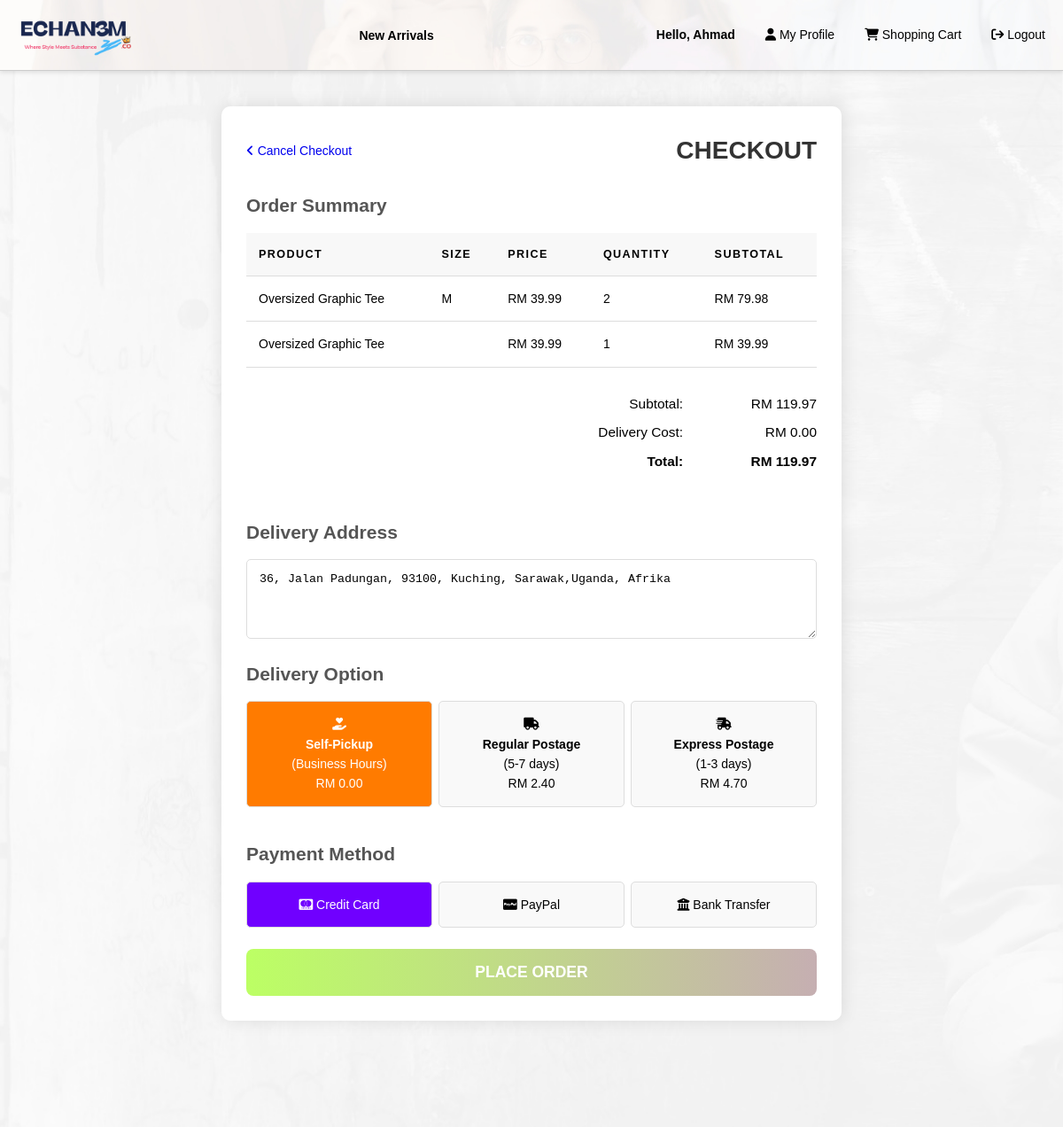
/page/checkout.php (signed in), run on the app's committed database.
### tables this page shows
CREATE TABLE `carts` (
  `id` int(11) NOT NULL,
  `user_id` int(11) NOT NULL,
  `product_id` int(11) NOT NULL,
  `quantity` int(11) NOT NULL DEFAULT 1,
  `size` varchar(100) NOT NULL,
  `added_at` timestamp NOT NULL DEFAULT current_timestamp()
);

CREATE TABLE `products` (
  `id` int(11) NOT NULL,
  `name` varchar(100) NOT NULL,
  `description` text DEFAULT NULL,
  `price` decimal(10,2) NOT NULL,
  `sizes` longtext NOT NULL CHECK (json_valid(`sizes`)),
  `category` varchar(100) NOT NULL,
  `gendertype` varchar(100) NOT NULL,
  `stock` int(11) NOT NULL,
  `image_url` varchar(255) DEFAULT NULL,
  `created_at` timestamp NOT NULL DEFAULT current_timestamp()
);

CREATE TABLE `customers` (
  `id` int(11) NOT NULL,
  `firstname` varchar(100) NOT NULL,
  `lastname` varchar(100) NOT NULL,
  `email` varchar(100) NOT NULL,
  `phone` varchar(15) DEFAULT NULL,
  `address` text DEFAULT NULL,
  `password` varchar(255) NOT NULL,
  `created_at` timestamp NOT NULL DEFAULT current_timestamp()
);

### page/checkout.php (the view, shortened to what this page needs)
<?php
    include('../incl/web_title_alt.html');
    if (!isset($_SESSION['user_id'])) {
        header('Location: ../access/login.php');
        exit();
    } else {
        $profile_button = '<a href="profile.php"><i class="fas fa-user"></i> My Profile</a>';
        $log_button = '<a href="../access/logout.php" onclick="return confirm(\'Are you sure you want to logout?\')"><i class="fas fa-sign-out"></i> Logout</a>';
    }
    $customer_id = $_SESSION['user_id'];
    $total = 0;
    $items = [];
    $address = '';
    if (isset($_GET['id']) && isset($_GET['size']) && isset($_GET['quantity'])) {
        $product_id = mysqli_real_escape_string($dbc, $_GET['id']);
        $size = mysqli_real_escape_string($dbc, $_GET['size']);
        $quantity = (int)$_GET['quantity'];
        $q = "SELECT name, price FROM products WHERE id = '$product_id'";
        $r = mysqli_query($dbc, $q);
        if ($r && mysqli_num_rows($r) > 0) {
            $product = mysqli_fetch_assoc($r);
            $items[] = [
                'id' => $product_id,
                'name' => $product['name'],
                'price' => $product['price'],
                'quantity' => $quantity,
                'size' => $size
            ];
            $total += $product['price'] * $quantity;
        } else {
            die('Error fetching product details: ' . mysqli_error($dbc));
        }
    } else {
        $q = "SELECT p.id, p.name, p.price, c.quantity, c.size
            FROM carts c
            JOIN products p ON c.product_id = p.id
            WHERE c.user_id = '$customer_id'";
        $r = mysqli_query($dbc, $q);
        while ($item = mysqli_fetch_assoc($r)) {
            $items[] = $item;
            $total += $item['price'] * $item['quantity'];
        }
    }
    $q = "SELECT address FROM customers WHERE id = '$customer_id'";
    $r = mysqli_query($dbc, $q);
    if ($r && mysqli_num_rows($r) > 0) {
        $customer = mysqli_fetch_assoc($r);
        $address = $customer['address'];
    }
?>
    <body style="margin: 0;">
        <div class="bg-aest" style="background-image: url('../resources/bg1.jpg');">
            <div class="payment">
                <div>
                    <a href="javascript:window.history.back();">
                        <i class="fa fa-angle-left"></i>
                        Cancel Checkout
                    </a>
                    <h1>CHECKOUT</h1>
                </div>
                <h2>Order Summary</h2>
                <table>
                    <thead>
                        <tr>
                            <th>Product</th>
                            <th>Size</th>
                            <th>Price</th>
                            <th>Quantity</th>
                            <th>Subtotal</th>
                        </tr>
                    </thead>
                    <tbody>
                        <?php foreach ($items as $item): ?>
                            <tr>
                                <td><?php echo htmlspecialchars($item['name']); ?></td>
                                <td><?php echo htmlspecialchars($item['size']); ?></td>
                                <td>RM <?php echo number_format($item['price'], 2); ?></td>
                                <td><?php echo htmlspecialchars($item['quantity']); ?></td>
                                <td>RM <?php echo number_format($item['price'] * $item['quantity'], 2); ?></td>
                            </tr>
                        <?php endforeach; ?>
                    </tbody>
                </table>
                <table class="tb-total">
                    <colgroup>
                        <col style="width:50%"/>
                        <col style="width:50%"/>
                    </colgroup>
                    <tr>
                        <td></td>
                        <td>
                            <table>
                                <tr>
                                    <td style="font-size: 1.1rem; text-align: right;">Subtotal:</td>
                                    <td style="font-size: 1.1rem; text-align: right; padding-left: 10px;">  RM <span id="subtotal"><?php echo number_format($total, 2); ?></span>
                                    </td>
                                </tr>
                                <tr>
                                    <td style="font-size: 1.1rem; text-align: right;">Delivery Cost:</td>
                                    <td style="font-size: 1.1rem; text-align: right; padding-left: 10px;">  RM <span id="delivery-cost">0.00</span>
                                    </td>
                                </tr>
                                <tr>
                                    <td style="font-size: 1.1rem; text-align: right;">
                                        <strong>Total:</strong>
                                    </td>
                                    <td style="font-size: 1.1rem; text-align: right; padding-left: 10px;">  <strong>RM <span id="total"><?php echo number_format($total, 2); ?></span></strong>
                                    </td>
                                </tr>
                            </table>
                        </td>
                    </tr>
                </table>
                <h2>Delivery Address</h2>
                <form action="handler/cus_pay_process.php" method="post">
                    <div class="address-section">
                        <textarea name="address" id="address" rows="4" placeholder="Enter your address" required><?php echo htmlspecialchars($address); ?></textarea>
                    </div>
                    <h2>Delivery Option</h2>
                    <div class="delivery-method">
                        <label for="self-pickup">
                            <i class="fa-solid fa-hand-holding-heart"></i>
                            <h4>Self-Pickup</h4>
                            <p>(Business Hours)</p>
                            <p>RM 0.00</p>
                        </label>
                        <label for="regular_postage">
                            <i class="fa-solid fa-truck"></i>
                            <h4>Regular Postage</h4>
                            <p>(5-7 days)</p>
                            <p>RM 2.40</p>
                        </label>
                        <label for="express_postage">
                            <i class="fa-solid fa-truck-fast"></i>
                            <h4>Express Postage</h4>
                            <p>(1-3 days)</p>
                            <p>RM 4.70</p>
                        </label>
                    </div>
                    <h2>Payment Method</h2>
                    <div class="payment-method">
                        <label for="credit_card"><i class="fab fa-cc-mastercard"></i> Credit Card</label>
                        <label for="paypal"><i class="fab fa-cc-paypal"></i> PayPal</label>
                        <label for="bank_transfer"><i class="fas fa-university"></i> Bank Transfer</label>
                    </div>
                    <button type="submit" id="checkout-btn" class="grad-fx-plus" onclick="return confirm('Are you sure you want to confirm and pay?');">PLACE ORDER</button>
                </form>
            </div>
        </div>
    </body>
</html>

### css/stail-iii.css (style rules this page uses)
html { font-family: 'Palanquin', sans-serif; font-size: 14px; }
body { display: flex; flex-direction: column; align-items: center; }
header { display: flex; justify-content: space-between; align-items: center; padding: 1rem 2rem; background-color: #fff; position: sticky; top: 0; z-index: 10; box-shadow: 0 2px 5px rgba(0, 0, 0, 0.1); }
a { text-decoration: none; transition: all 0.2s ease-in-out; }
.bg-aest { width: 100%; height: 100%; background-size: cover; background-repeat: no-repeat; background-attachment: fixed; overflow: hidden; }
.nav-links { display: flex; }
.dropdown .dropbtn { background-color: transparent; border: none; cursor: pointer; padding: 0.5rem 1rem; font-size: 1rem; color: #000; }
.account-section { display: flex; }
.account-section a { margin-left: 1rem; color: #000; text-decoration: none; }
.payment { background: #fff; padding: 2rem; margin: 15vh auto; border-radius: 10px; box-shadow: 0 0 20px rgba(0, 0, 0, 0.1); max-width: 700px; width: 100%; }
.payment div { display: flex; align-items: center; justify-content: space-between; }
.payment h1 { text-align: right; color: #333; font-size: 2rem; }
.payment h2 { color: #555; font-size: 1.5rem; margin-bottom: 1rem; }
table { width: 100%; border-collapse: collapse; margin-bottom: 1.5rem; }
table th, table td { padding: 1rem; text-align: left; border-bottom: 1px solid #ddd; }
table th { background-color: #f8f8f8; text-transform: uppercase; font-size: 0.9rem; letter-spacing: 0.1rem; }
.tb-total th, .tb-total td { border: none; margin: 0; padding: 4px 0; }
.address-section textarea { width: 100%; padding: 1rem; border: 1px solid #ddd; border-radius: 5px; resize: vertical; }
.payment-method, .delivery-method { display: flex; justify-content: space-between; margin-bottom: 1rem; }
.payment-method label, .delivery-method label { flex: 1; padding: 1rem; border: 1px solid #ddd; border-radius: 5px; margin-right: 0.5rem; cursor: pointer; text-align: center; background-color: #f9f9f9; transition: background-color 0.3s; }
.payment-method label:last-child, .delivery-method label:last-child { margin-right: 0; }
.payment-method input:checked + label { background-color: #7000ff; color: #fff; }
.delivery-method input:checked + label { background-color: #ff7b00; color: #fff; }
#checkout-btn { width: 100%; padding: 16px; margin-top: 10px; font-weight: bold; font-size: 1.25rem; color: white; border: none; border-radius: 8px; cursor: pointer; transition: all 0.3s ease; }

### css/stail-sweetfx.css (style rules this page uses)
.grad-fx-plus { background: linear-gradient(270deg, #ff8b5d, #cf5eff, #bcff64); background-size: 400% 400%; -webkit-animation: gradient_fx 15s ease-in-out infinite; -moz-animation: gradient_fx 15s ease-in-out infinite; -o-animation: gradient_fx 15s ease-in-out infinite; animation: gradient_fx 15s ease-in-out infinite; }

### css/stylehome.css (style rules this page uses)
* { margin: 0; padding: 0; box-sizing: border-box; }
body { font-family: Arial, sans-serif; background-color: #f0f0f0; background-image: linear-gradient(to bottom, #ffffff, #f0f0f0); line-height: 1.6; margin-bottom: 60px; position: relative; min-height: 100vh; }
header { display: flex; justify-content: space-between; align-items: center; padding: 10px 20px; background-color: #fff; border-bottom: 1px solid #ccc; position: fixed; top: 0; width: 100%; height: 10vh; z-index: 1000; margin: 0; background-repeat: no-repeat; background-size: cover; background-position: center; }
.nav-links { display: flex; gap: 20px; }
.nav-links .dropdown { position: relative; display: inline-block; }
.dropbtn { border: none; background: none; font-weight: bold; }
.account-section { display: flex; align-items: center; gap: 20px; }
.account-section a { text-decoration: none; color: black; }
img { width: 100%; vertical-align: middle; }

### data on the page
carts: product.name "Oversized Graphic Tee", size "M", product.price "39.99", quantity "2", $item['price'] * $item['quantity'] "79.98"
carts: product.name "Oversized Graphic Tee", product.price "39.99", quantity "1", $item['price']*$item['quantity'] "39.99"
customers: address "36, Jalan Padungan, 93100, Kuching, Sarawak,Uganda, Afrika"

### other printed values
$total "119.97"
